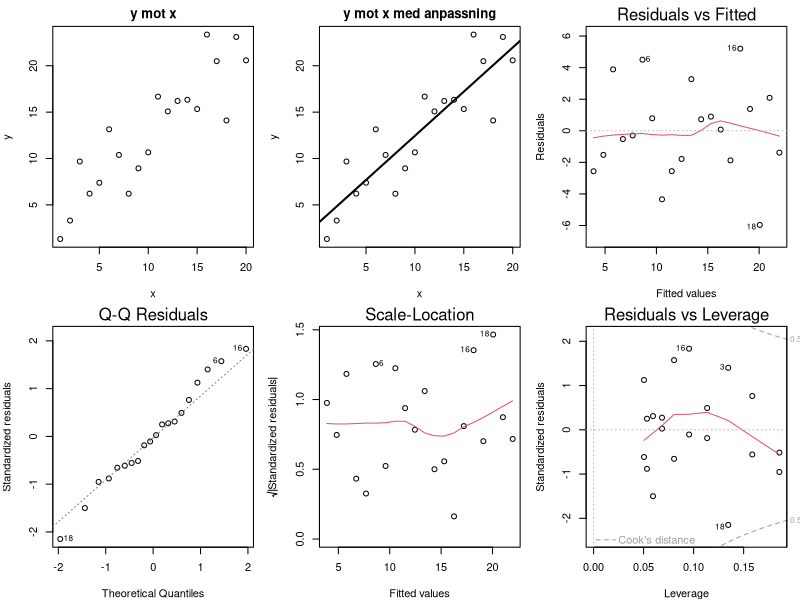
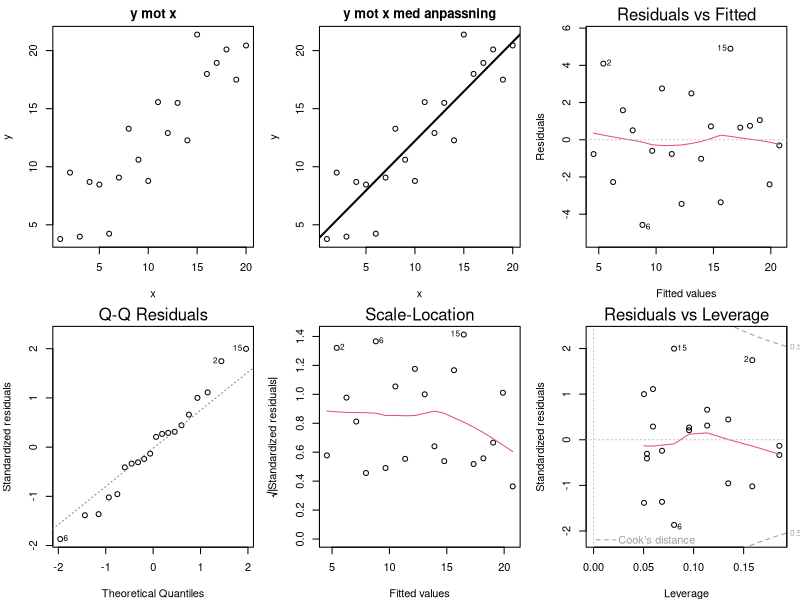
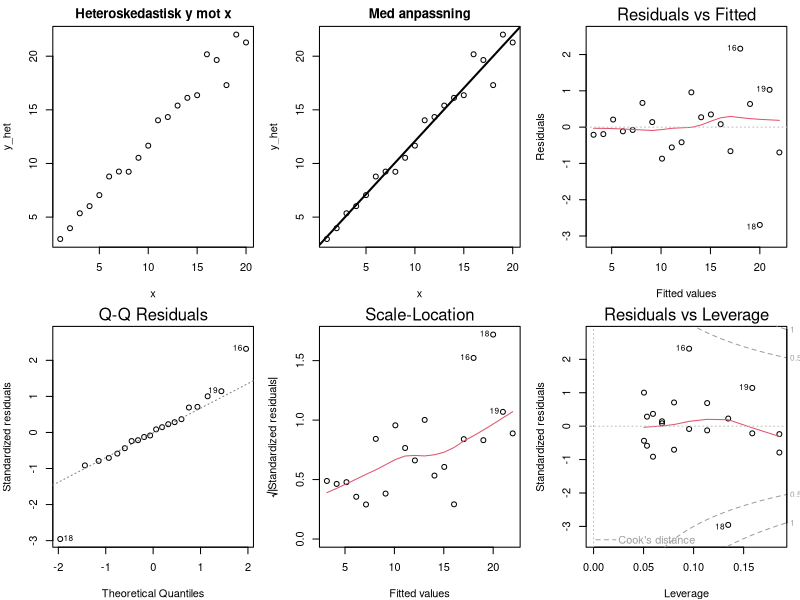
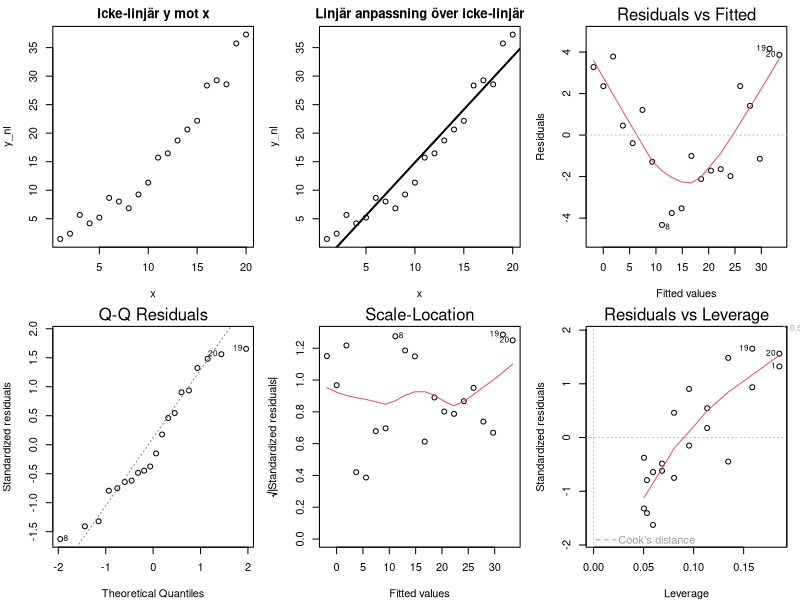
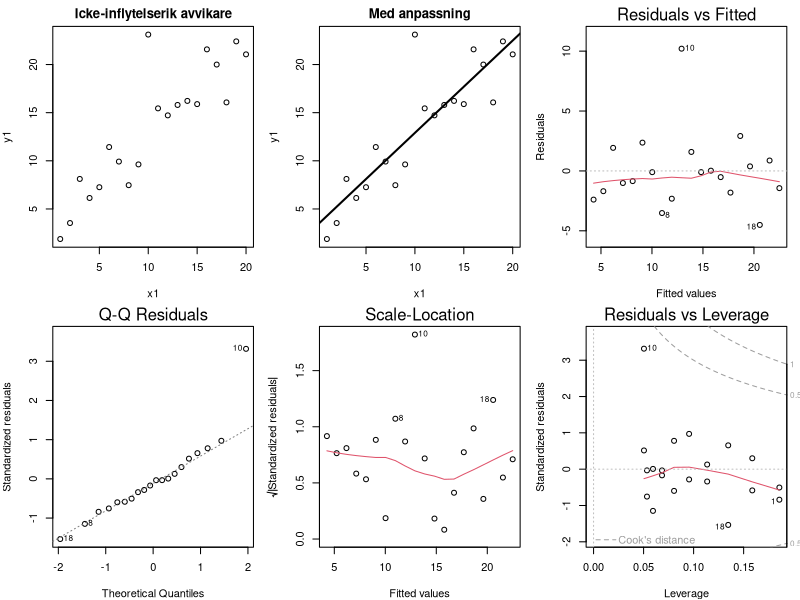
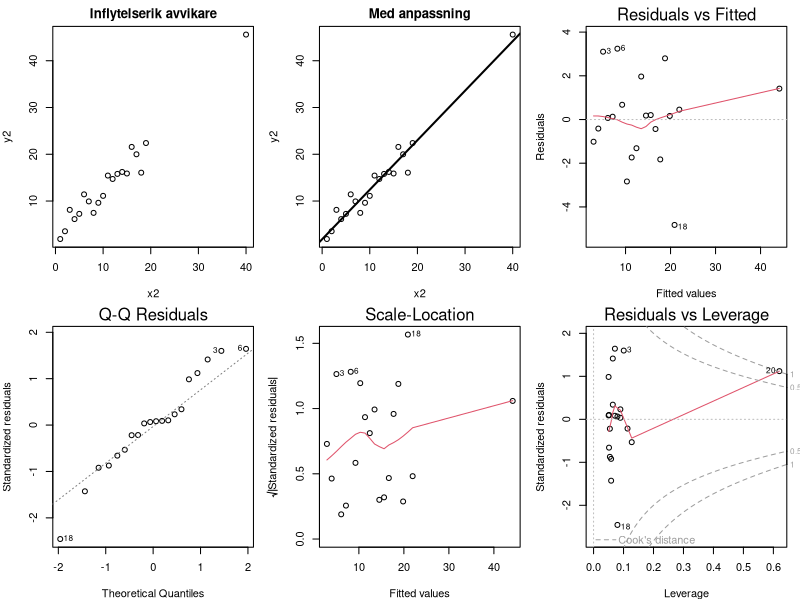
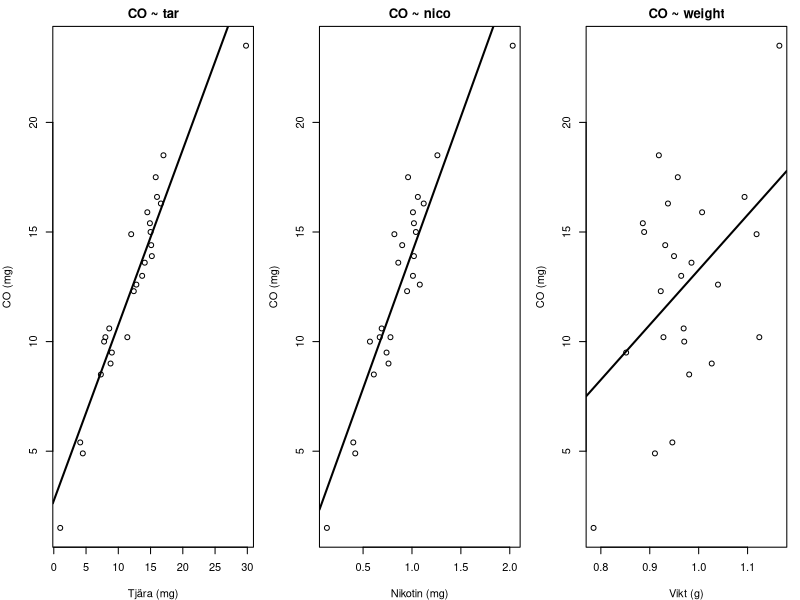
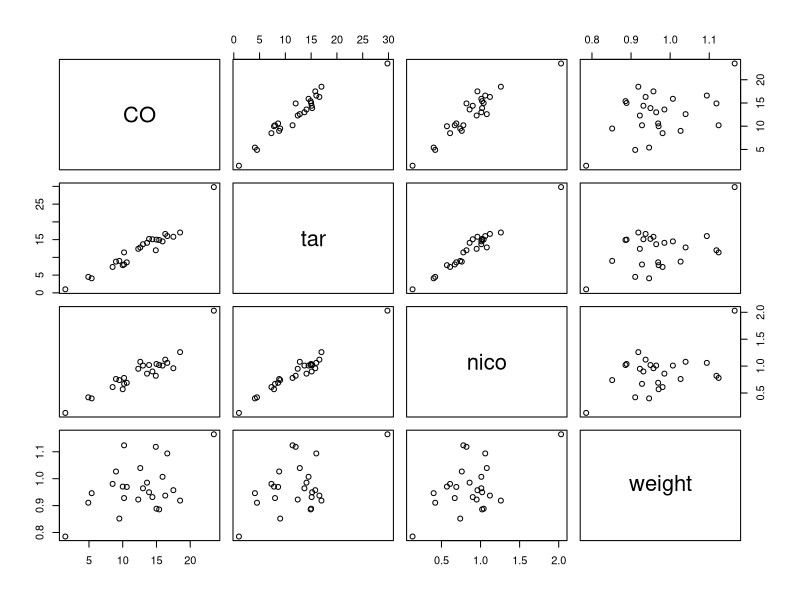

Generate these figures, in order, with R:
## ---- chunk 1
set.seed(123)                 # reproducerbart  
x <- 1:20
beta0 <- 2
beta1 <- 1
sigma <- 3
eps <- rnorm(length(x), mean = 0, sd = sigma)
y <- beta0 + beta1*x + eps

fit <- lm(y ~ x)
summary(fit)
## ---- chunk 2
(ci <- confint(fit, level = 0.95))

## ---- chunk 3
op <- par(mfrow = c(2, 3), mar = c(4,4,2,1))
plot(x, y, main = "y mot x", xlab = "x", ylab = "y")
plot(x, y, main = "y mot x med anpassning", xlab = "x", ylab = "y")
abline(fit, lwd = 2)

plot(fit, which = 1)  # Residualer mot anpassade värden (Residuals vs Fitted)
plot(fit, which = 2)  # Normal Q-Q
plot(fit, which = 3)  # Scale-Location
plot(fit, which = 5)  # Residualer mot hävstång (Cook's konturer)
par(op)
## ---- chunk 4
seed <- sample(1:100, 1)
set.seed(seed)
# Simulera en ny datamängd vid varje körning och rita om diagnostiken
x <- 1:20
beta0 <- 2; beta1 <- 1; sigma <- 3
y <- beta0 + beta1*x + rnorm(length(x), 0, sigma)
fit <- lm(y ~ x)

op <- par(mfrow = c(2, 3), mar = c(4,4,2,1))
plot(x, y, main = "y mot x", xlab = "x", ylab = "y")
plot(x, y, main = "y mot x med anpassning", xlab = "x", ylab = "y"); abline(fit, lwd = 2)
plot(fit, which = 1); plot(fit, which = 2); plot(fit, which = 3); plot(fit, which = 5)
par(op)

set.seed(123)
## ---- chunk 5
set.seed(123)
x <- 1:20
beta0 <- 2; beta1 <- 1; sigma <- 0.8
y_het <- beta0 + beta1*x + rnorm(length(x), 0, sigma * (x/mean(x)))
fit_het <- lm(y_het ~ x)

op <- par(mfrow = c(2, 3), mar = c(4,4,2,1))
plot(x, y_het, main = "Heteroskedastisk y mot x")
plot(x, y_het, main = "Med anpassning"); abline(fit_het, lwd = 2)
plot(fit_het, which = 1); plot(fit_het, which = 2); plot(fit_het, which = 3); plot(fit_het, which = 5)
par(op)
## ---- chunk 6
set.seed(123)
x <- 1:20
beta0 <- 2; beta1 <- 0.2; beta2 <- 0.08; sigma <- 1.5
y_nl <- beta0 + beta1*x + beta2*x^2 + rnorm(length(x), 0, sigma)
fit_lin <- lm(y_nl ~ x)      # (fel)anpassa en linjär modell

op <- par(mfrow = c(2, 3), mar = c(4,4,2,1))
plot(x, y_nl, main = "Icke-linjär y mot x")
plot(x, y_nl, main = "Linjär anpassning över icke-linjär"); abline(fit_lin, lwd = 2)
plot(fit_lin, which = 1); plot(fit_lin, which = 2); plot(fit_lin, which = 3); plot(fit_lin, which = 5)
par(op)
## ---- chunk 7
set.seed(123)
x <- 1:20
beta0 <- 2; beta1 <- 1; sigma <- 2
y_base <- beta0 + beta1*x + rnorm(length(x), 0, sigma)

## Fall 1: Icke-inflytelserik y-avvikare vid genomsnittlig hävstång
x1 <- x
y1 <- y_base
y1[10] <- y1[10] + 12     # stort residual vid måttligt x
fit1 <- lm(y1 ~ x1)

## Fall 2: Inflytelserik hög-hävstångs-avvikare (extremt x)
x2 <- x
x2[20] <- 40              # långt utanför designintervallet
y2 <- y_base
y2[20] <- beta0 + beta1*x2[20] + rnorm(1, 0, 6) + 10  # även förskjuten i y
fit2 <- lm(y2 ~ x2)

# Plottar: vardera i ett 2x3-upplägg
op <- par(mfrow = c(2, 3), mar = c(4,4,2,1))
plot(x1, y1, main = "Icke-inflytelserik avvikare")
plot(x1, y1, main = "Med anpassning"); abline(fit1, lwd = 2)
plot(fit1, which = 1); plot(fit1, which = 2); plot(fit1, which = 3); plot(fit1, which = 5)
par(op)

op <- par(mfrow = c(2, 3), mar = c(4,4,2,1))
plot(x2, y2, main = "Inflytelserik avvikare")
plot(x2, y2, main = "Med anpassning"); abline(fit2, lwd = 2)
plot(fit2, which = 1); plot(fit2, which = 2); plot(fit2, which = 3); plot(fit2, which = 5)
par(op)
## ---- chunk 8
# Läs in data -------------------------------------------------------------
cig <- read.csv("cigarette.csv", stringsAsFactors = FALSE)

# Snabb översikt
str(cig)

# Spridningsdiagram med enkla linjära anpassningar
op <- par(mfrow = c(1, 3), mar = c(4,4,2,1))
plot(cig$tar, cig$CO, xlab = "Tjära (mg)", ylab = "CO (mg)", main = "CO ~ tar")
abline(lm(CO ~ tar, data = cig), lwd = 2)
plot(cig$nico, cig$CO, xlab = "Nikotin (mg)", ylab = "CO (mg)", main = "CO ~ nico")
abline(lm(CO ~ nico, data = cig), lwd = 2)
plot(cig$weight, cig$CO, xlab = "Vikt (g)", ylab = "CO (mg)", main = "CO ~ weight")
abline(lm(CO ~ weight, data = cig), lwd = 2)
par(op)

# Anpassa enkla modeller och summera
m_tar    <- lm(CO ~ tar,    data = cig)
m_nico   <- lm(CO ~ nico,   data = cig)
m_weight <- lm(CO ~ weight, data = cig)

summary(m_tar)
summary(m_nico)
summary(m_weight)
## ---- chunk 9
m_all <- lm(CO ~ tar + nico + weight, data = cig)
summary(m_all)
## ---- chunk 10
pairs(~ CO + tar + nico + weight, data = cig)
## ---- chunk 11
op <- par(mfrow = c(2, 2))
plot(m_all)
par(op)
## ---- chunk 12
# Influensdiagnostik
infl <- influence.measures(m_all)
cook <- cooks.distance(m_all)
lev  <- hatvalues(m_all)

n <- nrow(cig)
thr <- 4/n                            
flag <- which(cook > thr)
data.frame(brand = cig$brand[flag], cooksD = cook[flag], leverage = lev[flag])

# Ta bort den mest tvivelaktiga och anpassa om
idx_q <- flag[which.max(cook[flag])]
cig_red <- cig[-idx_q, ]

m_all_red <- lm(CO ~ tar + nico + weight, data = cig_red)
summary(m_all_red)

# Jämför koefficienter, p-värden, R^2
coef_comparison <- cbind(
  full = coef(summary(m_all))[, c("Estimate", "Pr(>|t|)")],
  reduced = coef(summary(m_all_red))[, c("Estimate", "Pr(>|t|)")]
)
coef_comparison

c(R2_full = summary(m_all)$r.squared,
  AdjR2_full = summary(m_all)$adj.r.squared,
  R2_reduced = summary(m_all_red)$r.squared,
  AdjR2_reduced = summary(m_all_red)$adj.r.squared)
## ---- chunk 13
# Hjälpare: LOOCV-RMSEP för en linjär modell specificerad med formel och data.frame
loocv_rmsep <- function(formula, data) {
  n <- nrow(data)
  # analytisk LOOCV med hatt-matris (gäller linjär minsta-kvadrat)
  X <- model.matrix(formula, data = data)
  y <- model.response(model.frame(formula, data = data))
  hat <- X %*% solve(t(X) %*% X) %*% t(X)
  fit <- X %*% solve(t(X) %*% X, t(X) %*% y)
  e <- y - fit
  loo_resid <- e / (1 - diag(hat))
  sqrt(mean(loo_resid^2))
}

cands <- list(
  `tar`                = CO ~ tar,
  `nico`               = CO ~ nico,
  `weight`             = CO ~ weight,
  `tar+nico`           = CO ~ tar + nico,
  `tar+weight`         = CO ~ tar + weight,
  `nico+weight`        = CO ~ nico + weight,
  `tar+nico+weight`    = CO ~ tar + nico + weight
)

eval_models <- function(dat) {
  do.call(rbind, lapply(names(cands), function(nm) {
    fm <- cands[[nm]]
    fit <- lm(fm, data = dat)
    data.frame(
      model = nm,
      adj_R2 = summary(fit)$adj.r.squared,
      RMSEP_LOOCV = loocv_rmsep(fm, dat),
      df = length(coef(fit))
    )
  }))
}

tab_full   <- eval_models(cig)
tab_reduced<- eval_models(cig_red)  # utan den flaggade observationen identifierad i (e)

tab_full[order(tab_full$RMSEP_LOOCV), ]
tab_reduced[order(tab_reduced$RMSEP_LOOCV), ]
